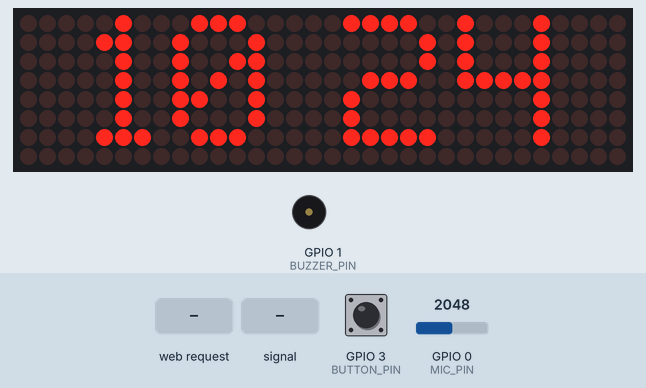
A sketch run on a simulated ESP32. Parts: 32×8 LED matrix, buzzer (waves = sounding, pin HIGH). The test bench sets the inputs (shaded band); at power-on: GPIO 3 (BUTTON_PIN) HIGH, GPIO 0 (MIC_PIN) = 2048. WiFi joins after 1.5 s; servers stay silent unless stated; the local clock reads 2024-03-15 10:24:30 at power-on unless the sketch sets it; what the sketch prints to the serial monitor is not drawn.

Above: at 2.7 s.
2.8 s: GPIO 3 (BUTTON_PIN) pulled LOW for 0.6 s
At 3.6 s:
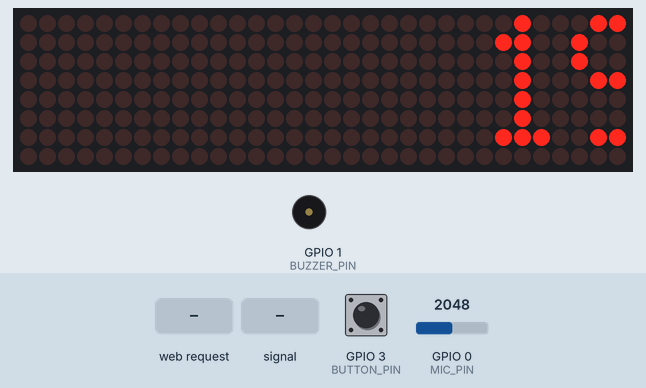
4.9 s: GPIO 3 (BUTTON_PIN) pulled LOW for 1 s
At 7.1 s:
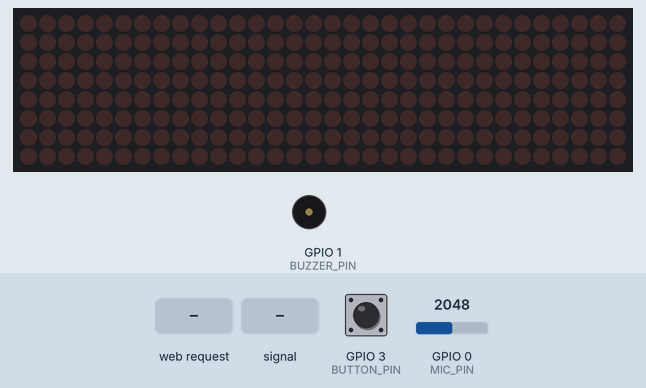
7.4 s: HTTP request GET /bright received
8.9 s: GPIO 0 (MIC_PIN) fed a 200 Hz sine of ±327 counts around its level
At 9.74 s:
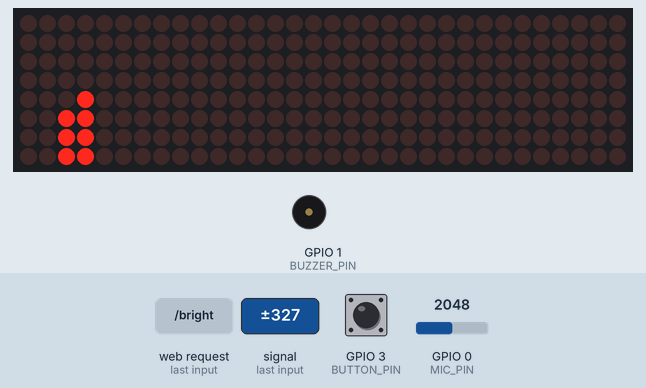
10.4 s: GPIO 0 (MIC_PIN) fed a 1000 Hz sine of ±1023 counts around its level
At 10.9 s:
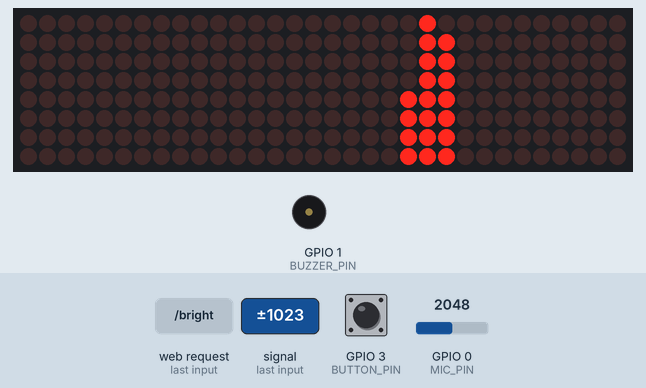
12.0 s: GPIO 0 (MIC_PIN) set to 2866
At 12.8 s:
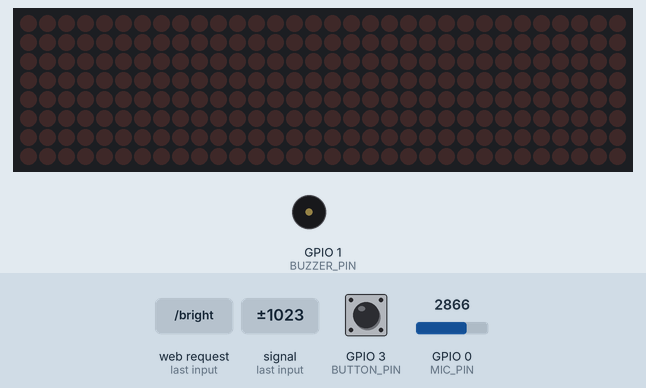
Timing chart, 0 to 14.5 s (numbered marks = the images above; inputs shaded):
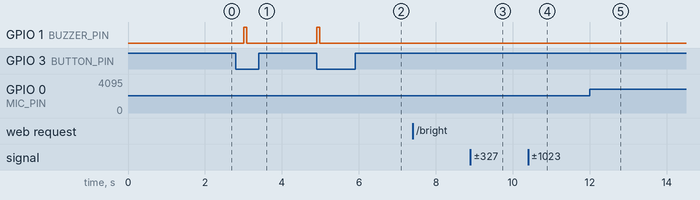

Measured:
- after the input at 2.8 s, GPIO 1 (BUZZER_PIN): LOW → HIGH after 0.20 s, → LOW 0.08 s later; the display: first changes after 0.28 s (image 1 shows a later state)
- after the input at 4.9 s, GPIO 1 (BUZZER_PIN): LOW → HIGH at once, → LOW 0.08 s later; the display: changes after 0.08 s (image 2)
- after the input at 8.9 s, the display: first changes at once (image 3 shows a later state)
- after the input at 10.4 s, the display: changes after 0.18 s (image 4)
- after the input at 12.0 s, the display: first changes at once (image 5 shows a later state)

The sketch:

sketch_may3a.ino
```cpp
#include <WiFi.h>
#include <WebServer.h>
#include <time.h>
#include <MD_Parola.h>
#include <MD_MAX72XX.h>
#include <SPI.h>
#include <arduinoFFT.h>

const char* ssid = "...";
const char* password = "...";

WebServer server(80);

#define HARDWARE_TYPE MD_MAX72XX::FC16_HW
#define MAX_DEVICES 4
#define DATA_PIN 6
#define CLK_PIN  4
#define CS_PIN   7
#define BUZZER_PIN 1
#define BUTTON_PIN 3

MD_Parola display = MD_Parola(HARDWARE_TYPE, DATA_PIN, CLK_PIN, CS_PIN, MAX_DEVICES);

#define BUTTON_PIN 3
int mode = 0;
bool lastState = HIGH;

String message = "";

const char* ntpServer = "pool.ntp.org";
const long gmtOffset_sec = 7 * 3600;

#define SAMPLES 64
#define SAMPLING_FREQUENCY 4000
ArduinoFFT<double> FFT = ArduinoFFT<double>();

double realComponent[SAMPLES];
double imagComponent[SAMPLES];

#define MIC_PIN 0
int scrollSpeed = 50;

byte spectralHeight[] = {0,128,192,224,240,248,252,254,255};

// ================= HTML =================
String webpage = R"rawliteral(
<!DOCTYPE html>
<html>
<head>
<meta name="viewport" content="width=device-width, initial-scale=1">
<meta charset="UTF-8">
<style>
body {
  font-family: Arial;
  text-align: center;
  margin-top: 30px;
}
button {
  padding: 15px;
  margin: 5px;
  font-size: 18px;
}
input {
  padding: 10px;
  font-size: 16px;
}
.slider {
  width: 80%;
}
</style>
</head>
<body>
<h1>Nhóm 2: Lê Quốc Toàn và Trần Tuấn<h1>
<h2>Điều khiển LED Ma trận</h2>

<!-- MODE -->
<button onclick="setMode(0)">Đồng hồ</button>
<button onclick="setMode(1)">Chạy chữ</button>
<button onclick="setMode(2)">Nhạc</button>

<br><br>

<!-- TEXT -->
<input id="msg" placeholder="Nhập nội dung">
<button onclick="sendText()">Gửi</button>

<br><br>

<!-- SPEED -->
<label>Tốc độ: <span id="speedVal">50</span></label><br>
<input class="slider" type="range" min="10" max="200" value="50"
oninput="updateSpeed(this.value)"
onchange="setSpeed(this.value)">

<br><br>

<!-- BRIGHTNESS -->
<label>Độ sáng: <span id="brightVal">5</span></label><br>
<input class="slider" type="range" min="0" max="15" value="5"
oninput="updateBright(this.value)"
onchange="setBrightness(this.value)">

<script>

// ===== MODE =====
function setMode(m) {
  fetch("/mode?m=" + m);
}

// ===== TEXT =====
function sendText() {
  let t = document.getElementById("msg").value;
  fetch("/text?msg=" + t);
}

// ===== SPEED (đã đảo chiều) =====
function setSpeed(s) {
  let reversed = 210 - s;
  fetch("/speed?s=" + reversed);
}
function updateSpeed(v){
  document.getElementById("speedVal").innerText = v;
}

// ===== BRIGHTNESS =====
function setBrightness(b) {
  fetch("/bright?b=" + b);
}
function updateBright(v){
  document.getElementById("brightVal").innerText = v;
}

</script>

</body>
</html>
)rawliteral";

void setup()
{
  Serial.begin(115200);

  display.begin();
  display.setIntensity(5);

  pinMode(BUTTON_PIN, INPUT_PULLUP);
  display.displayText("Dang ket noi WiFi", PA_LEFT, 50, 0, PA_SCROLL_LEFT, PA_SCROLL_LEFT);

 WiFi.begin(ssid, password);

while (WiFi.status() != WL_CONNECTED)
{
  display.displayAnimate();
}

display.displayClear();
  message = WiFi.localIP().toString();
  Serial.println(message);
  configTime(gmtOffset_sec, 0, ntpServer);

  server.on("/", [](){
    server.send(200, "text/html", webpage);
  });

  server.on("/mode", [](){
    mode = server.arg("m").toInt();
    display.displayClear();
    server.send(200, "text/plain", "OK");
  });

  server.on("/text", [](){
    message = server.arg("msg");
    server.send(200, "text/plain", "OK");
  });

  server.on("/bright", [](){
    int b = server.arg("b").toInt();
    display.setIntensity(b);
    server.send(200, "text/plain", "OK");
  });

  server.begin();
  server.on("/speed", [](){
  scrollSpeed = server.arg("s").toInt();
  server.send(200, "text/plain", "OK");
  });
  pinMode(BUZZER_PIN, OUTPUT);
  digitalWrite(BUZZER_PIN, LOW);
  }

void loop()
{
  server.handleClient();
  handleButton();

  switch (mode)
  {
    case 0: runClock(); break;
    case 1: runText(); break;
    case 2: runMusic(); break;
  }
}

void handleButton()
{
  bool current = digitalRead(BUTTON_PIN);

  if (lastState == HIGH && current == LOW)
  {
    mode++;
    if (mode > 2) mode = 0;
    beep();
    display.displayClear();
    delay(200);
  }

  lastState = current;
}
void beep()
{
  digitalWrite(BUZZER_PIN, HIGH);
  delay(80);
  digitalWrite(BUZZER_PIN, LOW);
}

void runClock()
{
  struct tm timeinfo;
  if (!getLocalTime(&timeinfo)) return;

  char timeStr[6];
  strftime(timeStr, sizeof(timeStr), "%H:%M", &timeinfo);

   static bool blink = true;
  blink = !blink;

  if (!blink) {
    timeStr[2] = ' ';
  }

  display.displayClear();
  display.setTextAlignment(PA_CENTER);
  display.print(timeStr);

  delay(500);
}


void runText()
{
  if (display.displayAnimate())
  {
    display.displayText(message.c_str(), PA_LEFT, scrollSpeed, 0, PA_SCROLL_LEFT, PA_SCROLL_LEFT);
  }
}

void runMusic()
{
  int sensitivity = 50;

  for (int i = 0; i < SAMPLES; i++)
  {
    realComponent[i] = analogRead(MIC_PIN) / sensitivity;
    imagComponent[i] = 0;

    delayMicroseconds(1000000 / SAMPLING_FREQUENCY);
  }

  FFT.windowing(realComponent, SAMPLES, FFT_WIN_TYP_HAMMING, FFT_FORWARD);
  FFT.compute(realComponent, imagComponent, SAMPLES, FFT_FORWARD);
  FFT.complexToMagnitude(realComponent, imagComponent, SAMPLES);


  display.displayClear();

  for (int i = 2; i < 34; i++)
  {
    double val = realComponent[i];

    val = constrain(val, 0, 200);
    int level = map(val, 0, 200, 0, 8);

    int col = 33 - i;
    display.getGraphicObject()->setColumn(col, spectralHeight[level]);
  }

  display.displayAnimate();
}
```
